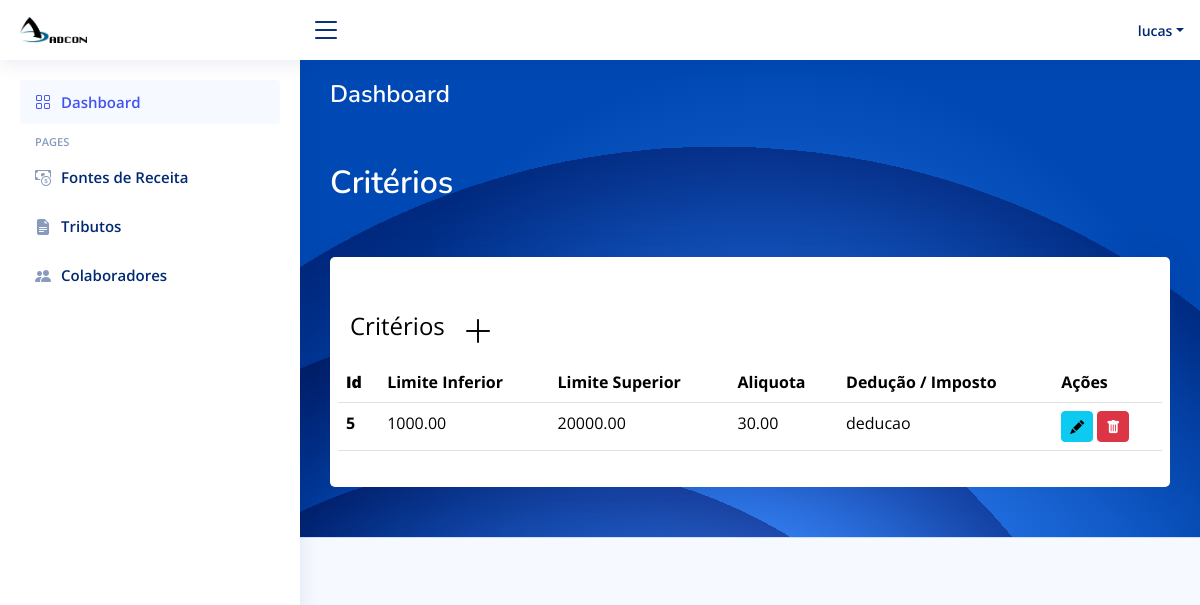
The app's page /criterios/4 (signed in) with its own data.
### app/models.py (models this page shows)
class Criterios(models.Model):
    id_aliquotas = models.AutoField(primary_key=True)
    deducao_imposto = models.CharField(max_length=100, blank=True, null=True)
    limite_superior = models.DecimalField(max_digits=10, decimal_places=2, null=True, blank=True)
    limite_inferior = models.DecimalField(max_digits=10, decimal_places=2, null=True, blank=True)
    aliquota = models.DecimalField(max_digits=10, decimal_places=2)

### app/views.py (the view, shortened to what this page needs)
# urls.py: path("criterios/<int:tributo_id>", views.criterios, name="criterios"),
@login_required(login_url='/')
def criterios(request, tributo_id):
    tributo = get_object_or_404(Tributo, id_tributo=tributo_id)
    criterio_aliquotas = CriterioAliquotas.objects.filter(id_tributo_tributo=tributo).select_related('id_aliquotas_criterios')
    criterios = [ca.id_aliquotas_criterios for ca in criterio_aliquotas]
    return render(request, 'frontend/criterios.html', {
        'tributo': tributo,
        'criterios': criterios
    })

### app/templates/frontend/criterios.html (shortened to what this page needs)
<!DOCTYPE html>
<html lang="en">
{% load static %}
<head>
  <link href="{% static "vendor/bootstrap/css/bootstrap.min.css" %}" rel="stylesheet">
  <link href="{% static "vendor/bootstrap-icons/bootstrap-icons.css" %}" rel="stylesheet">
  <link href="{% static "vendor/boxicons/css/boxicons.min.css" %}" rel="stylesheet">
  <link href="{% static "vendor/quill/quill.snow.css" %}" rel="stylesheet">
  <link href="{% static "vendor/quill/quill.bubble.css" %}" rel="stylesheet">
  <link href="{% static "vendor/remixicon/remixicon.css" %}" rel="stylesheet">
  <link href="{% static "vendor/simple-datatables/style.css" %}" rel="stylesheet">
  <link href="{% static "css/style.css" %}" rel="stylesheet">
</head>
<body>
  <header id="header" class="header fixed-top d-flex align-items-center">
    <div class="d-flex align-items-center justify-content-between">
      <a href="{% url 'index' %}" class="logo d-flex align-items-center">
        <img src="{% static "img/logo.png" %}" alt="">
      </a>
      <i class="bi bi-list toggle-sidebar-btn"></i>
    </div>
    <nav class="header-nav ms-auto">
      <ul class="d-flex align-items-center">
        <li class="nav-item dropdown pe-3">
          <a class="nav-link nav-profile d-flex align-items-center pe-0" href="#" data-bs-toggle="dropdown">
            <span class="d-none d-md-block dropdown-toggle ps-2">{{user.username}}</span>
          </a>
        </li>
      </ul>
    </nav>
  </header>
  <aside id="sidebar" class="sidebar">
    <ul class="sidebar-nav" id="sidebar-nav">
      <li class="nav-item">
        <a class="nav-link " href="{% url 'index' %}">
          <i class="bi bi-grid"></i>
          <span>Dashboard</span>
        </a>
      </li>
      <li class="nav-heading">Pages</li>
      <li class="nav-item">
        <a class="nav-link collapsed" href="{% url 'fontes_receitas' %}">
          <i class="bi bi-cash-coin"></i>
          <span>Fontes de Receita</span>
        </a>
      </li>
      <li class="nav-item">
        <a class="nav-link collapsed" href="{% url 'tributos' %}">
          <i class="bi bi-file-earmark-text-fill"></i>
          <span>Tributos</span>
        </a>
      </li>
      <li class="nav-item">
        <a class="nav-link collapsed" href={% url 'colaboradores' %}>
          <i class="bi bi-people-fill"></i>
          <span>Colaboradores</span>
        </a>
      </li>
    </ul>
  </aside>
  <main id="main" class="main" style="background-image: url('{% static "img/graphic-side.svg" %}');">
    <div class="pagetitle">
      <h1 style="color: white;">Dashboard</h1>
      <nav>
        <ol class="breadcrumb" style="margin-bottom: 50px; margin-top: 50px; font-size: xx-large;">
          <li class="breadcrumb-item" style="color: white;">Critérios</li>
        </ol>
      </nav>
    </div>
    <section class="section dashboard">
      <div class="row">
        <div class="col-lg-12">
        <div class="card">
            <div class="card-body">
                <h5 class="card-title" style="display: flex; justify-content: space-between;"></h5>
                          <span style="font-size: x-large; color: rgb(0, 0, 0);">Critérios</span>
                            <button type="button" class="btn" data-bs-toggle="modal" data-bs-target="#adicionarcriterio">
                                <i style="font-size: 2rem; color: black;" class="bi bi-plus-lg"></i>
                            </button>
                <div class="row">
                <table class="table datatable">
                  <thead>
                    <tr>
                      <th>
                        <b>Id</b>
                      </th>
                      <th scope="col">Limite Inferior</th>
                      <th scope="col">Limite Superior</th>
                      <th scope="col">Aliquota</th>
                      <th scope="col">Dedução / Imposto</th>
                      <th scope="col">Ações</th>
                    </tr>
                  </thead>
                  <tbody>
                    {% for criterio in criterios %}
                    <tr>
                        <th scope="row">{{ criterio.id_aliquotas }}</th>
                        <td>{{ criterio.limite_inferior }}</td>
                        <td>
                            {{ criterio.limite_superior }}
                        </td>
                        <td>{{ criterio.aliquota }}</td>
                        <td>{{ criterio.deducao_imposto }}</td>
                       <td>
                            <a href="{% url 'update_criterio' tributo_id=tributo.id_tributo criterio_id=criterio.id_aliquotas %}" class="btn btn-info btn-sm">
                                <i class="bi bi-pencil-fill"></i>
                            </a>
                            <a href="{% url 'delete_criterio' tributo_id=tributo.id_tributo criterio_id=criterio.id_aliquotas %}" class="btn btn-danger btn-sm">
                                <i class="bi bi-trash-fill"></i>
                            </a>
                        </td>
                    </tr>
                    {% endfor %}
                </tbody>
                </table>
              </div>
            </div>
        </div>
            </div>
          </div>
    </section>
  </main>
  <footer id="footer" class="footer">
  </footer>
</body>
</html>

### app/static/css/style.css (style rules this page uses)
:root { scroll-behavior: smooth; }
body { font-family: "Open Sans", sans-serif; background: #f6f9ff; color: #444444; }
a { color: #4154f1; text-decoration: none; }
h1, h2, h3, h4, h5, h6 { font-family: "Nunito", sans-serif; }
#main { margin-top: 60px; padding: 20px 30px; transition: all 0.3s; }
.pagetitle { margin-bottom: 10px; }
.pagetitle h1 { font-size: 24px; margin-bottom: 0; font-weight: 600; color: #012970; }
.card { margin-bottom: 30px; border: none; border-radius: 5px; box-shadow: 0px 0 30px rgba(1, 41, 112, 0.1); }
.card-title { padding: 20px 0 15px 0; font-size: 18px; font-weight: 500; color: #012970; font-family: "Poppins", sans-serif; }
.card-body { padding: 0 20px 20px 20px; }
.breadcrumb { font-size: 14px; font-family: "Nunito", sans-serif; color: #899bbd; font-weight: 600; }
.breadcrumb .breadcrumb-item::before { color: #899bbd; }
.logo { line-height: 1; }
@media (min-width: 1200px) { .logo { width: 280px; } }
.logo img { max-height: 26px; margin-right: 6px; }
.header { transition: all 0.5s; z-index: 997; height: 60px; box-shadow: 0px 2px 20px rgba(1, 41, 112, 0.1); background-color: #fff; padding-left: 20px; }
.header .toggle-sidebar-btn { font-size: 32px; padding-left: 10px; cursor: pointer; color: #012970; }
.header-nav ul { list-style: none; }
.header-nav>ul { margin: 0; padding: 0; }
.header-nav .nav-profile { color: #012970; }
.header-nav .nav-profile span { font-size: 14px; font-weight: 600; }
.sidebar { position: fixed; top: 60px; left: 0; bottom: 0; width: 300px; z-index: 996; transition: all 0.3s; padding: 20px; overflow-y: auto; scrollbar-width: thin; scrollbar-color: #aab7cf transparent; box-shadow: 0px 0px 20px rgba(1, 41, 112, 0.1); background-color: #fff; }
@media (min-width: 1200px) { #main, #footer { margin-left: 300px; } }
.sidebar-nav { padding: 0; margin: 0; list-style: none; }
.sidebar-nav li { padding: 0; margin: 0; list-style: none; }
.sidebar-nav .nav-item { margin-bottom: 5px; }
.sidebar-nav .nav-heading { font-size: 11px; text-transform: uppercase; color: #899bbd; font-weight: 600; margin: 10px 0 5px 15px; }
.sidebar-nav .nav-link { display: flex; align-items: center; font-size: 15px; font-weight: 600; color: #4154f1; transition: 0.3; background: #f6f9ff; padding: 10px 15px; border-radius: 4px; }
.sidebar-nav .nav-link i { font-size: 16px; margin-right: 10px; color: #4154f1; }
.sidebar-nav .nav-link.collapsed { color: #012970; background: #fff; }
.sidebar-nav .nav-link.collapsed i { color: #899bbd; }
.footer { padding: 20px 0; font-size: 14px; transition: all 0.3s; border-top: 1px solid #cddfff; }

### records on screen
Criterios: id_aliquotas "5", limite_inferior "1000.00", limite_superior "20000.00", aliquota "30.00", deducao_imposto "deducao"

### other values on screen
{{ user.username }} "lucas"
